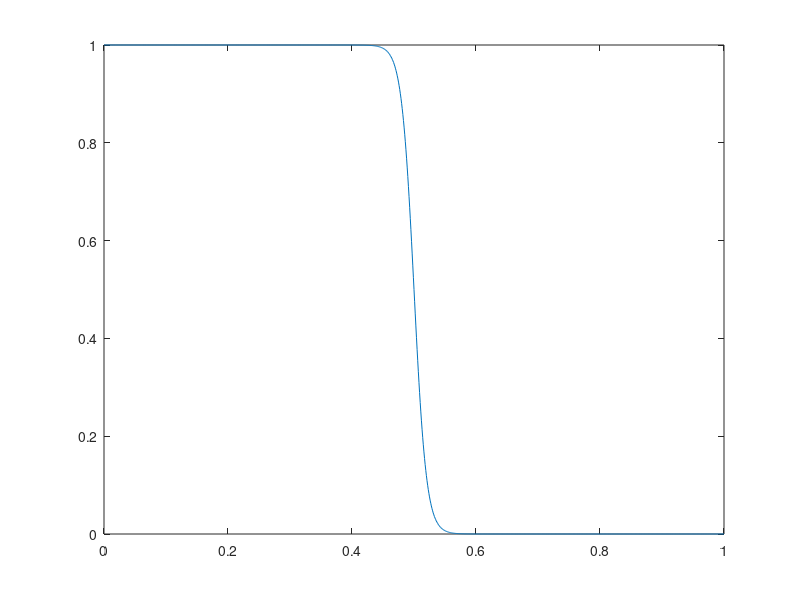
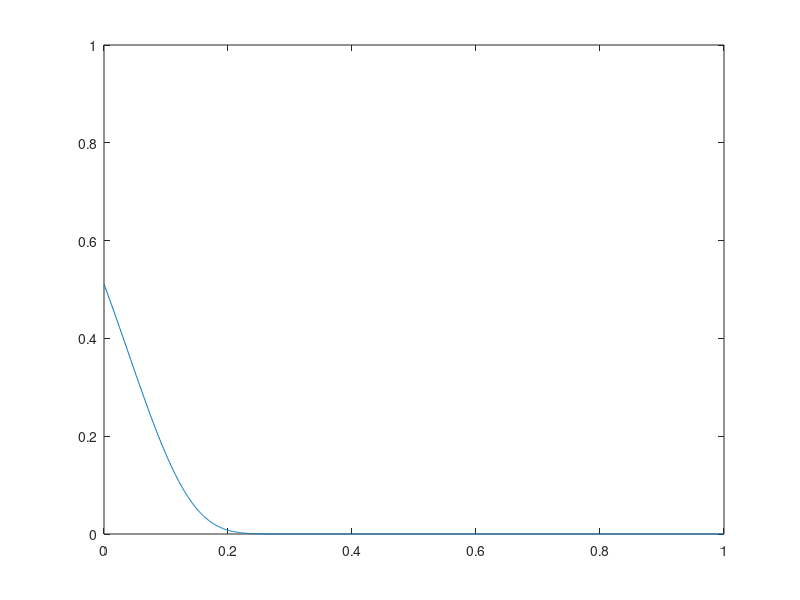
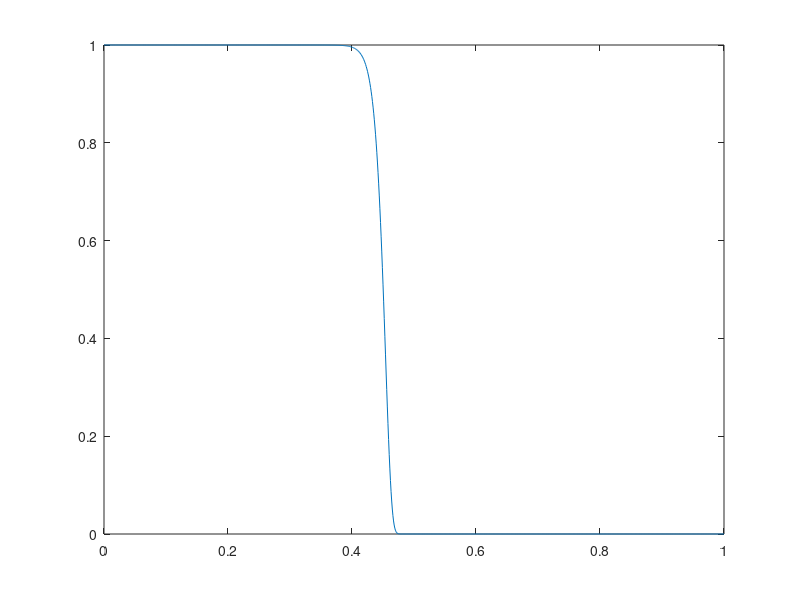

These charts were generated, in order, by the following MATLAB code:
close all; clear all; clc;


x = 0:0.001:1;
y = 0:0.001:1;

beta = [100];
zeta = [100];


figure(1)
for i = 1:length(beta)
    
    t = 1 ./ (1 + exp(beta(i) * (x-0.5)));

    plot(x, t)
    hold on
    
end

% legend('beta = 0.25', 'beta = 1', 'beta = 10', 'beta = 100', 'beta = 1000')
axis([min(x) max(x) 0 1])


figure(2)
for i = 1:length(zeta)
    
    t2 = (1 ./ (1 + exp(10 * (x-0.5)))).^zeta(i);

    plot(x, t2)
    hold on
    
end

% legend('beta = 0.25', 'beta = 1', 'beta = 10', 'beta = 100', 'beta = 1000')
axis([min(x) max(x) 0 1])

figure(3)

for i = 1:length(zeta)
    for j = 1:length(beta)

        t3 = (1 ./ (1 + exp(beta(j) * (x-0.5)))).^zeta(i);

        plot(x, t3)
        hold on
    end
end

% legend('beta = 0.25', 'beta = 1', 'beta = 10', 'beta = 100', 'beta = 1000')
axis([min(x) max(x) 0 1])
